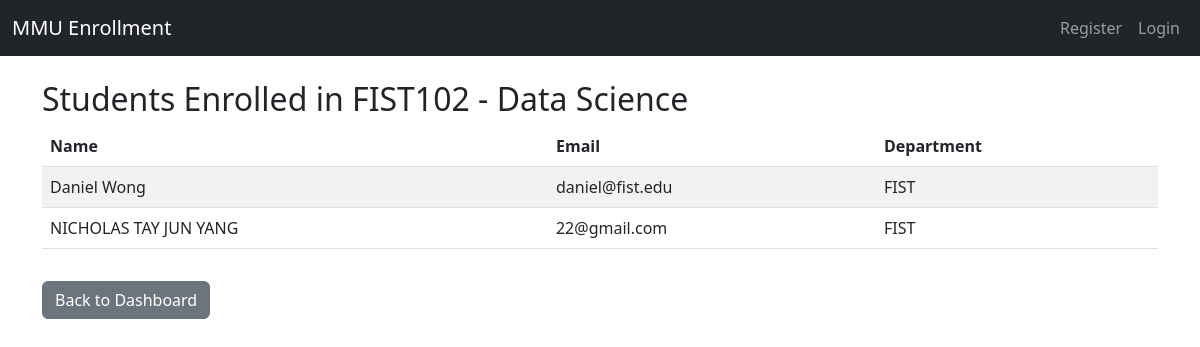
The page /admin/course/2/students (signed in) on the database as committed earlier.
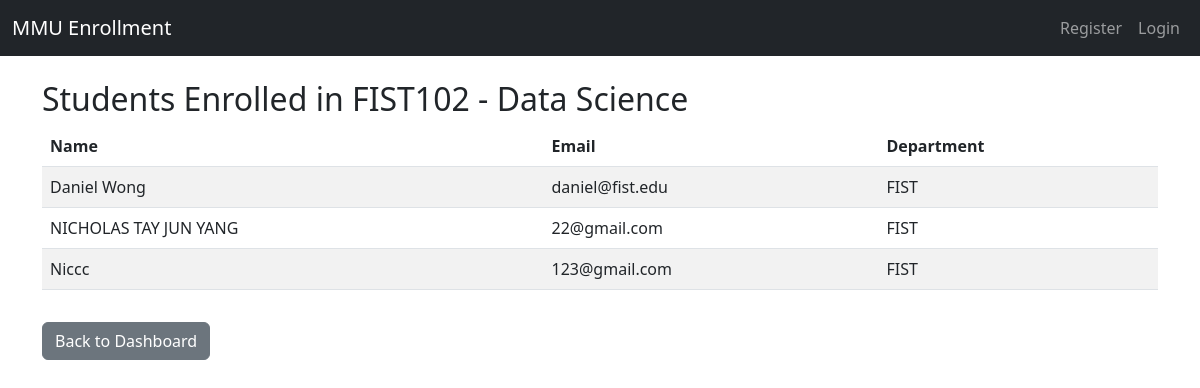
The same page on the database as committed later.
### app/models.py (models this page shows, shortened)
class Student(db.Model):
    id = db.Column(db.Integer, primary_key=True)
    name = db.Column(db.String(64))
    email = db.Column(db.String(120), unique=True)
    department = db.Column(db.String(64))
    password_hash = db.Column(db.String(128))
    enrollments = db.relationship('Enrollment', backref='student', lazy=True)

### app/routes.py (the view)
@main.route("/admin/course/<int:course_id>/students")
def admin_view_students(course_id):
    if "admin_id" not in session:
        flash("Admin access only.", "warning")
        return redirect(url_for("main.admin_login"))
    course = Course.query.get_or_404(course_id)
    enrollments = Enrollment.query.filter_by(course_id=course_id).all()
    students = [e.student for e in enrollments]
    return render_template("admin_course_students.html", course=course, students=students)

### app/templates/admin_course_students.html (shortened to what this page needs)
{% extends "base.html" %}
{% block content %}
<h2>Students Enrolled in {{ course.course_code }} - {{ course.course_name }}</h2>
{% if students %}
<table class="table table-striped">
    <thead>
        <tr>
            <th>Name</th>
            <th>Email</th>
            <th>Department</th>
        </tr>
    </thead>
    <tbody>
        {% for s in students %}
        <tr>
            <td>{{ s.name }}</td>
            <td>{{ s.email }}</td>
            <td>{{ s.department }}</td>
        </tr>
        {% endfor %}
    </tbody>
</table>
{% else %}
<p class="text-muted">No students enrolled in this course yet.</p>
{% endif %}
<a href="{{ url_for('main.admin_dashboard') }}" class="btn btn-secondary mt-3">Back to Dashboard</a>
{% endblock %}

Rows that differ between the two databases and show on the page:
added Student: name "Niccc", email "123@gmail.com", department "FIST"
